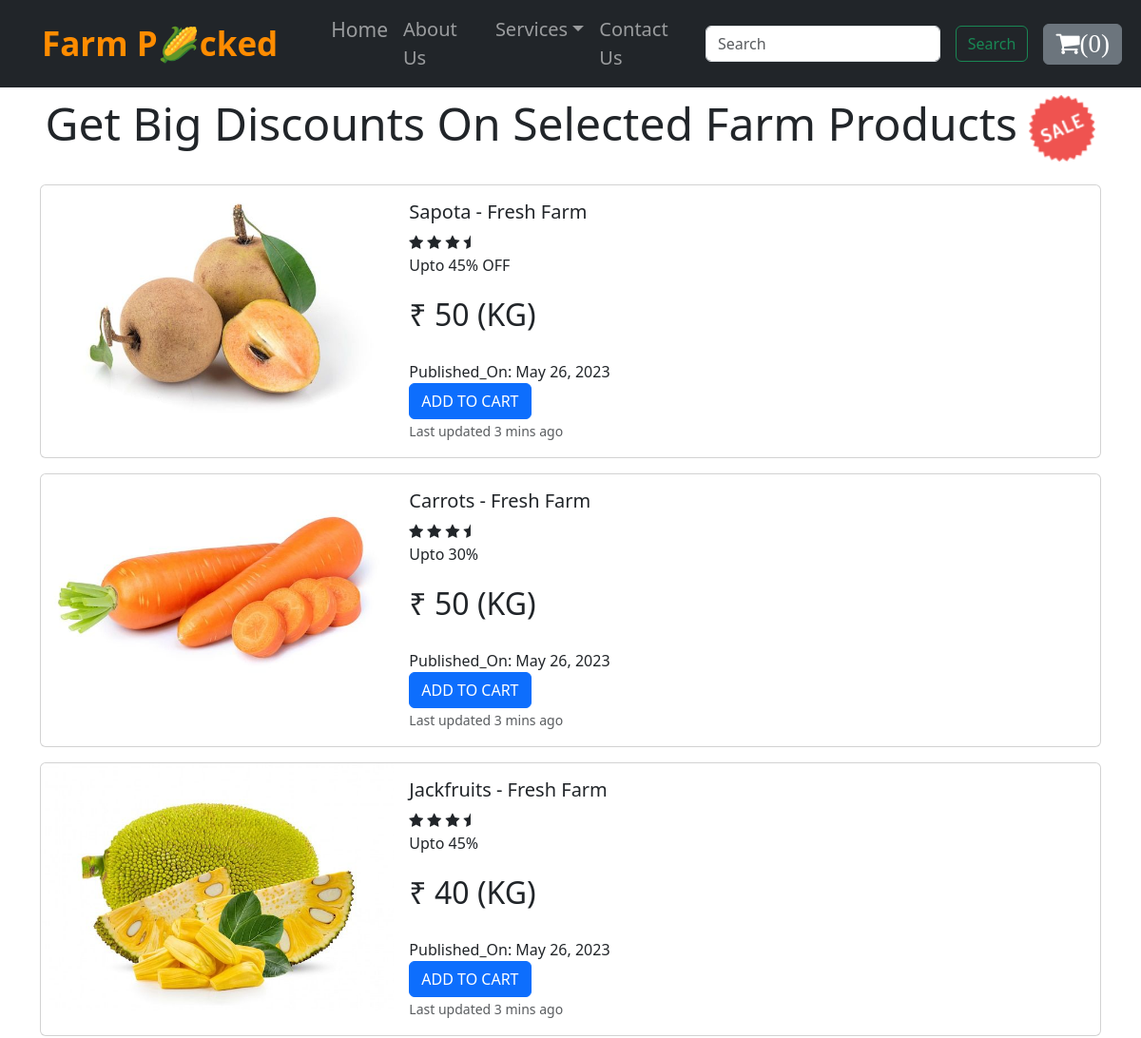
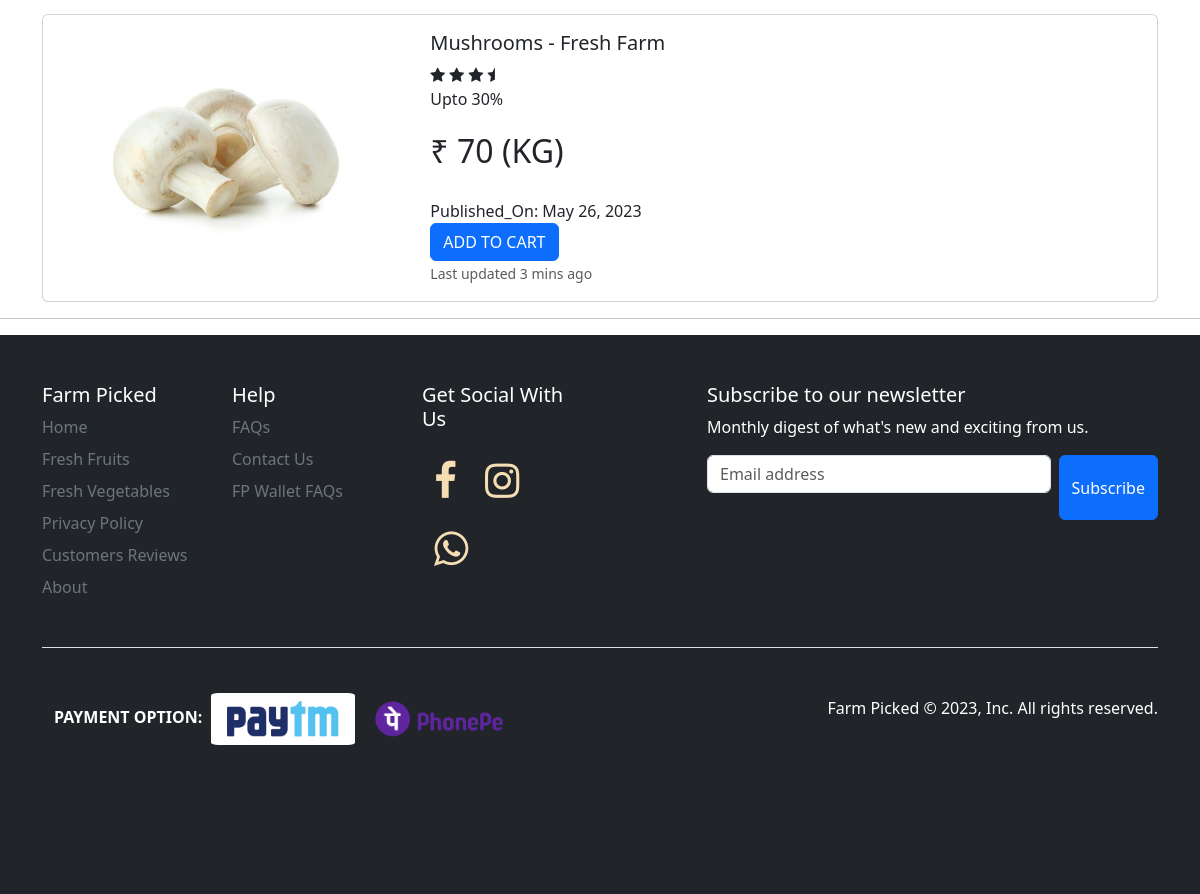
The page /bigpackdiscount/ on the database its author committed (2 pictures, top to bottom).
### shop/models.py (models this page shows, shortened)
class BigPackBiggerDiscount(models.Model):
    product_id = models.AutoField(primary_key=True)
    image = models.ImageField(upload_to="shop/images", default="")
    product_name = models.CharField(max_length=50)
    per_off = models.CharField(max_length=50)
    category = models.CharField(max_length=50, default="")
    price = models.CharField(max_length=30)
    pub_date = models.DateField()

### FarmPicked/views.py (the view)
# urls.py: path("bigpackdiscount/", views.BigPackDisco, name="bigpackdiscount"),
def BigPackDisco(request):
    bigdiscountdata = BigPackBiggerDiscount.objects.all()
    data = {
        "bigdiscountdata": bigdiscountdata,
    }
    return render(request, "BigPackBiggerDis.html", data)

### templates/BigPackBiggerDis.html
{% extends 'base.html' %}
{% block section %}
<section>
<div class="container mt-2 mb-4">
    <h2 align="center" style="font-size:300%;">Get Big Discounts On Selected Farm Products <img src="/static/img/Background.png" width=70></h2>
</div>
            {% for n in bigdiscountdata %}
            <div class="container mt-3">
                <div class="card mb-3 " style="max-width: 81rem;">
                    <div class="row g-0">
                      <div class="col-md-4">
                        <img src="/media/{{n.image}}" class="img-fluid rounded-start" alt="..." >
                      </div>
                      <div class="col-md-8">
                          <div class="card-body">
                              <h5 class="card-title" id="nameprbpbd{{n.product_id}}">{{n.product_name}}</h5>
                          <div class="stars">
                            <i class="fa fa-star"></i>
                            <i class="fa fa-star"></i>
                            <i class="fa fa-star"></i>
                            <i class="fa fa-star-half"></i>
                          </div>
                          <p>{{n.per_off}}</p>
                          <div class="price fs-2">{{n.price}}</div><br>
                          <div class="pub_date">Published_On: {{n.pub_date}}</div>
                          <button type="button" id="prbpbd{{n.product_id}}" class="btn btn-primary cart">ADD TO CART</button>
                          <p class="card-text"><small class="text-body-secondary">Last updated 3 mins ago</small></p>
                        </div>
                      </div>
                    </div>
                  </div>
                </div>
                  {% endfor %}
</section>
{% endblock %}

### templates/base.html (shortened to what this page needs)
{% include 'header.html' %}
{% block section %}
{% endblock %}
{% include 'footer.html' %}

### templates/header.html (shortened to what this page needs)
<!doctype html>
<html lang="en">
  <head>
    <link rel="stylesheet" type="text/css" href="/static/css/styleFP.css">
    <link rel="stylesheet" href="https://cdnjs.cloudflare.com/ajax/libs/font-awesome/4.7.0/css/font-awesome.min.css">
    <link rel="stylesheet" type="text/css" href="http://cdn.dcodes.net/2/payment_icons/dc_payment_icons.css" />
    <link href="https://cdn.jsdelivr.net/npm/bootstrap@5.3.0-alpha3/dist/css/bootstrap.min.css" rel="stylesheet">
    <link rel="stylesheet" href="https://unpkg.com/swiper@7/swiper-bundle.min.css" >
    <link rel="stylesheet " href="https://cdnjs.cloudflare.com/ajax/libs/OwlCarousel2/2.3.4/assets/owl.carousel.css " />
        <link rel="stylesheet " href="https://cdnjs.cloudflare.com/ajax/libs/OwlCarousel2/2.3.4/assets/owl.theme.default.min.css " />
      </head>
 <body>
    <nav class="navbar navbar-expand-lg navbar-dark bg-dark fs-5">
        <div class="container-fluid">
        <a class="navbar-brand" id="brand-logo" href="/"><b>Farm P&#127805;cked</b></a>
          <div class="collapse navbar-collapse" id="navbarSupportedContent">
            <ul class="navbar-nav me-auto act-colorr">
              <li class="{% if request.path == '/' %} active {% endif %}"><a class="nav-link" href="{% url 'home' %}" style="font-size:21px;">Home</a></li>
              <li class="{% if request.path == '/aboutus/' %} active {% endif %}"><a class="nav-link"  href="{% url 'aboutus' %}">About Us</a></li>
              <li class="dropdown"><a class="nav-link dropdown-toggle" href="{% url 'services' %}" role="button" data-bs-toggle="dropdown" aria-expanded="false">Services</a>
                <li class="{% if request.path == '/contactus/' %} active {% endif %}"><a class="nav-link" href="{% url 'contactus' %}">Contact Us</a></li>
              </li>
            </ul>
            <form class="d-flex" role="search" method="get">
              <input class="form-control me-2" style="margin:8px;" name="searchname" type="search" placeholder="Search" aria-label="Search">
              <button class="btn btn-outline-success" type="submit">Search</button>
            </form>
            <button type="button" class="btn btn-secondary mx-2" id="popcart" data-bs-container="body" data-bs-toggle="popover" data-bs-placement="bottom" data-bs-content="Bottom popover">
              <a href="/checkout"><i class="fa fa-shopping-cart" style="font-size:27px;color:white;">(<span id="cart">0</span>)</i></a>
            </button>
          </div>
        </div>
      </nav>

### templates/footer.html (shortened to what this page needs)
<hr>
<div class="bg-dark" style="color:white;">
<div class="container">
  <footer class="py-5">
    <div class="row">
      <div class="col-6 col-md-2 mb-3">
        <h5>Farm Picked</h5>
        <ul class="nav flex-column">
          <li class="nav-item mb-2"><a href="{% url 'home' %}" class="nav-link p-0 text-secondary">Home</a></li>
          <li class="nav-item mb-2"><a href="{% url 'fresh-fruits' %}" class="nav-link p-0 text-secondary">Fresh Fruits</a></li>
          <li class="nav-item mb-2"><a href="{% url 'fresh-vegetables' %}" class="nav-link p-0 text-secondary">Fresh Vegetables</a></li>
          <li class="nav-item mb-2"><a href="{% url 'privacy-policy' %}" class="nav-link p-0 text-secondary">Privacy Policy</a></li>
          <li class="nav-item mb-2"><a href="{% url 'customer' %}" class="nav-link p-0 text-secondary">Customers Reviews</a></li>
          <li class="nav-item mb-2"><a href="{% url 'aboutus' %}" class="nav-link p-0 text-secondary">About</a></li>
        </ul>
      </div>
      <div class="col-6 col-md-2 mb-3">
        <h5>Help</h5>
        <ul class="nav flex-column">
          <li class="nav-item mb-2"><a href="{% url 'faqs' %}" class="nav-link p-0 text-secondary">FAQs</a></li>
          <li class="nav-item mb-2"><a href="{% url 'contactus' %}" class="nav-link p-0 text-secondary">Contact Us</a></li>
          <li class="nav-item mb-2"><a href="{% url 'walletfaqs' %}" class="nav-link p-0 text-secondary">FP Wallet FAQs</a></li>
        </ul>
      </div>
      <div class="col-6 col-md-2 mb-3">
        <h5>Get Social With Us</h5>
        <div>
          <a href="https://www.facebook.com/pratibhasharma" class="fa fa-facebook" style="text-decoration:none;margin-top:1rem;padding:6px 12px;font-size:40px;color:wheat;"></a>
          <a href="https://www.instagram.com/sharmapratibha_21/" class="fa fa-instagram" style="text-decoration:none;margin-top:1rem;padding:6px 12px;font-size:40px;color:wheat;"></a>
          <a href="https://wa.me/+918923657496" class="fa fa-whatsapp" style="text-decoration:none;margin-top:1rem;padding:6px 12px;font-size:40px;color:wheat;"></a>
      </div>
      </div>
      <div class="col-md-5 offset-md-1 mb-3">
        <form>
          <h5>Subscribe to our newsletter</h5>
          <p>Monthly digest of what's new and exciting from us.</p>
          <div class="d-flex flex-column flex-sm-row w-100 gap-2">
            <input id="newsletter1" type="text" class="form-control" placeholder="Email address">
            <button class="btn btn-primary" type="button">Subscribe</button>
          </div>
        </form>
      </div>
    </div>
    <div class="d-flex flex-column flex-sm-row justify-content-between py-3 my-4 border-top">
      <ul class="container">
        <p><b>PAYMENT OPTION:&nbsp;</b>
          <i><img src="/static/img/Paytm_logo.png" style="background-color:white;padding:0.5rem 1rem;width:9rem;border-radius:5%;"></i>
          <i><img src="/static/img/PhonePe.png" style="width:10rem;border-radius:5%;"></i>
        </p>
      </ul>
      <p style="white-space:pre;margin-top:2rem;">Farm Picked © 2023, Inc. All rights reserved.</p>
    </div>
  </footer>
</div>
</div>

### static/css/styleFP.css (style rules this page uses)
:root { --gray: gray; --black: #130f40; --light-color: #666; --box-shadow: 0.5rem 1rem rgba(0, 0, 0, 0.1); --border: 2rem solid rgba(0, 0, 0.1); --outline: .1rem solid rgba(0, 0, 0, 0.1); }
#brand-logo { color: darkorange; font-size: 175%; padding-left: 2rem; padding-right: 2rem; }
.nav-item { color: white; }
.btn-outline-success { margin: 8px; height: 2.4rem; }
.form-control { text-align: left; margin-bottom: 27px; }

### rows shown on the page
BigPackBiggerDiscount: image (picture), product_name "Sapota - Fresh Farm", per_off "Upto 45% OFF", price "₹ 50 (KG)", pub_date "May 26, 2023"
BigPackBiggerDiscount: image (picture), product_name "Carrots - Fresh Farm", per_off "Upto 30%", price "₹ 50 (KG)", pub_date "May 26, 2023"
BigPackBiggerDiscount: image (picture), product_name "Jackfruits - Fresh Farm", per_off "Upto 45%", price "₹ 40 (KG)", pub_date "May 26, 2023"
BigPackBiggerDiscount: image (picture), product_name "Mushrooms - Fresh Farm", per_off "Upto 30%", price "₹ 70 (KG)", pub_date "May 26, 2023"
